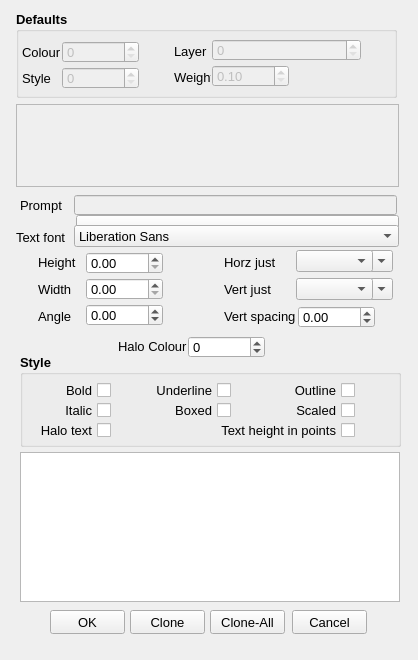
<?xml version="1.0" encoding="UTF-8"?>
<ui version="4.0">
 <class>TextVerify_Dialog</class>
 <widget class="QDialog" name="TextVerify_Dialog">
  <property name="enabled">
   <bool>true</bool>
  </property>
  <property name="geometry">
   <rect>
    <x>0</x>
    <y>0</y>
    <width>418</width>
    <height>660</height>
   </rect>
  </property>
  <property name="minimumSize">
   <size>
    <width>418</width>
    <height>660</height>
   </size>
  </property>
  <property name="maximumSize">
   <size>
    <width>418</width>
    <height>660</height>
   </size>
  </property>
  <property name="windowTitle">
   <string>Text verify</string>
  </property>
  <widget class="QGroupBox" name="groupBox">
   <property name="geometry">
    <rect>
     <x>16</x>
     <y>11</y>
     <width>381</width>
     <height>87</height>
    </rect>
   </property>
   <property name="font">
    <font>
     <family>Arial</family>
     <pointsize>10</pointsize>
     <weight>75</weight>
     <bold>true</bold>
    </font>
   </property>
   <property name="title">
    <string>Defaults</string>
   </property>
   <widget class="QPushButton" name="_1002">
    <property name="enabled">
     <bool>false</bool>
    </property>
    <property name="geometry">
     <rect>
      <x>124</x>
      <y>55</y>
      <width>24</width>
      <height>24</height>
     </rect>
    </property>
    <property name="toolTip">
     <string>Select Style</string>
    </property>
    <property name="statusTip">
     <string/>
    </property>
    <property name="text">
     <string/>
    </property>
    <property name="icon">
     <iconset resource="../RealCAD.qrc">
      <normaloff>:/images/PROPERTIES-styles.svg</normaloff>:/images/PROPERTIES-styles.svg</iconset>
    </property>
    <property name="iconSize">
     <size>
      <width>20</width>
      <height>20</height>
     </size>
    </property>
    <property name="autoDefault">
     <bool>false</bool>
    </property>
    <property name="flat">
     <bool>true</bool>
    </property>
   </widget>
   <widget class="QLabel" name="label_103">
    <property name="geometry">
     <rect>
      <x>158</x>
      <y>56</y>
      <width>37</width>
      <height>20</height>
     </rect>
    </property>
    <property name="font">
     <font>
      <family>Arial</family>
      <pointsize>10</pointsize>
      <weight>50</weight>
      <bold>false</bold>
     </font>
    </property>
    <property name="text">
     <string>Weight</string>
    </property>
   </widget>
   <widget class="QPushButton" name="_1001">
    <property name="enabled">
     <bool>false</bool>
    </property>
    <property name="geometry">
     <rect>
      <x>346</x>
      <y>28</y>
      <width>24</width>
      <height>24</height>
     </rect>
    </property>
    <property name="toolTip">
     <string>Select Layer</string>
    </property>
    <property name="statusTip">
     <string/>
    </property>
    <property name="text">
     <string/>
    </property>
    <property name="icon">
     <iconset resource="../RealCAD.qrc">
      <normaloff>:/images/PROPERTIES-layers.svg</normaloff>:/images/PROPERTIES-layers.svg</iconset>
    </property>
    <property name="iconSize">
     <size>
      <width>20</width>
      <height>20</height>
     </size>
    </property>
    <property name="flat">
     <bool>true</bool>
    </property>
   </widget>
   <widget class="QSpinBox" name="_102">
    <property name="enabled">
     <bool>false</bool>
    </property>
    <property name="geometry">
     <rect>
      <x>46</x>
      <y>56</y>
      <width>77</width>
      <height>22</height>
     </rect>
    </property>
    <property name="font">
     <font>
      <family>Arial</family>
      <pointsize>10</pointsize>
      <weight>50</weight>
      <bold>false</bold>
     </font>
    </property>
    <property name="maximum">
     <number>255</number>
    </property>
   </widget>
   <widget class="QLabel" name="label_100">
    <property name="geometry">
     <rect>
      <x>6</x>
      <y>31</y>
      <width>39</width>
      <height>20</height>
     </rect>
    </property>
    <property name="font">
     <font>
      <family>Arial</family>
      <pointsize>10</pointsize>
      <weight>50</weight>
      <bold>false</bold>
     </font>
    </property>
    <property name="text">
     <string>Colour</string>
    </property>
   </widget>
   <widget class="QLabel" name="label_102">
    <property name="geometry">
     <rect>
      <x>6</x>
      <y>57</y>
      <width>39</width>
      <height>20</height>
     </rect>
    </property>
    <property name="font">
     <font>
      <family>Arial</family>
      <pointsize>10</pointsize>
      <weight>50</weight>
      <bold>false</bold>
     </font>
    </property>
    <property name="text">
     <string>Style</string>
    </property>
   </widget>
   <widget class="QPushButton" name="_1000">
    <property name="enabled">
     <bool>false</bool>
    </property>
    <property name="geometry">
     <rect>
      <x>124</x>
      <y>29</y>
      <width>24</width>
      <height>24</height>
     </rect>
    </property>
    <property name="toolTip">
     <string>Select Colour</string>
    </property>
    <property name="text">
     <string/>
    </property>
    <property name="icon">
     <iconset resource="../RealCAD.qrc">
      <normaloff>:/images/PROPERTIES-colours.svg</normaloff>:/images/PROPERTIES-colours.svg</iconset>
    </property>
    <property name="iconSize">
     <size>
      <width>20</width>
      <height>20</height>
     </size>
    </property>
    <property name="autoDefault">
     <bool>false</bool>
    </property>
    <property name="flat">
     <bool>true</bool>
    </property>
   </widget>
   <widget class="QSpinBox" name="_100">
    <property name="enabled">
     <bool>false</bool>
    </property>
    <property name="geometry">
     <rect>
      <x>46</x>
      <y>30</y>
      <width>77</width>
      <height>22</height>
     </rect>
    </property>
    <property name="font">
     <font>
      <family>Arial</family>
      <pointsize>10</pointsize>
      <weight>50</weight>
      <bold>false</bold>
     </font>
    </property>
    <property name="specialValueText">
     <string/>
    </property>
    <property name="maximum">
     <number>255</number>
    </property>
   </widget>
   <widget class="WeightSpinBox" name="_103">
    <property name="enabled">
     <bool>false</bool>
    </property>
    <property name="geometry">
     <rect>
      <x>196</x>
      <y>54</y>
      <width>77</width>
      <height>22</height>
     </rect>
    </property>
    <property name="font">
     <font>
      <family>Arial</family>
      <pointsize>10</pointsize>
      <weight>50</weight>
      <bold>false</bold>
     </font>
    </property>
    <property name="specialValueText">
     <string/>
    </property>
    <property name="minimum">
     <double>0.100000000000000</double>
    </property>
    <property name="maximum">
     <double>3.000000000000000</double>
    </property>
    <property name="singleStep">
     <double>0.100000000000000</double>
    </property>
   </widget>
   <widget class="LayerSpinBox" name="_101">
    <property name="enabled">
     <bool>false</bool>
    </property>
    <property name="geometry">
     <rect>
      <x>196</x>
      <y>28</y>
      <width>149</width>
      <height>22</height>
     </rect>
    </property>
    <property name="font">
     <font>
      <family>Arial</family>
      <pointsize>10</pointsize>
      <weight>50</weight>
      <bold>false</bold>
     </font>
    </property>
    <property name="suffix">
     <string/>
    </property>
    <property name="maximum">
     <number>2049</number>
    </property>
   </widget>
   <widget class="QPushButton" name="_1003">
    <property name="enabled">
     <bool>false</bool>
    </property>
    <property name="geometry">
     <rect>
      <x>274</x>
      <y>54</y>
      <width>24</width>
      <height>24</height>
     </rect>
    </property>
    <property name="toolTip">
     <string>Select Weight</string>
    </property>
    <property name="statusTip">
     <string/>
    </property>
    <property name="text">
     <string/>
    </property>
    <property name="icon">
     <iconset resource="../RealCAD.qrc">
      <normaloff>:/images/PROPERTIES-weights.svg</normaloff>:/images/PROPERTIES-weights.svg</iconset>
    </property>
    <property name="iconSize">
     <size>
      <width>20</width>
      <height>20</height>
     </size>
    </property>
    <property name="flat">
     <bool>true</bool>
    </property>
   </widget>
   <widget class="QLabel" name="label_101">
    <property name="geometry">
     <rect>
      <x>158</x>
      <y>30</y>
      <width>33</width>
      <height>20</height>
     </rect>
    </property>
    <property name="font">
     <font>
      <family>Arial</family>
      <pointsize>10</pointsize>
      <weight>50</weight>
      <bold>false</bold>
     </font>
    </property>
    <property name="text">
     <string>Layer</string>
    </property>
   </widget>
  </widget>
  <widget class="QTextEdit" name="_104">
   <property name="enabled">
    <bool>false</bool>
   </property>
   <property name="geometry">
    <rect>
     <x>16</x>
     <y>104</y>
     <width>383</width>
     <height>83</height>
    </rect>
   </property>
   <property name="font">
    <font>
     <family>Arial</family>
     <pointsize>10</pointsize>
    </font>
   </property>
   <property name="lineWrapMode">
    <enum>QTextEdit::NoWrap</enum>
   </property>
   <property name="readOnly">
    <bool>false</bool>
   </property>
   <property name="acceptRichText">
    <bool>true</bool>
   </property>
  </widget>
  <widget class="QLabel" name="label_119">
   <property name="enabled">
    <bool>true</bool>
   </property>
   <property name="geometry">
    <rect>
     <x>20</x>
     <y>195</y>
     <width>57</width>
     <height>20</height>
    </rect>
   </property>
   <property name="font">
    <font>
     <family>Arial</family>
     <pointsize>10</pointsize>
    </font>
   </property>
   <property name="text">
    <string>Prompt</string>
   </property>
  </widget>
  <widget class="QLineEdit" name="_119">
   <property name="enabled">
    <bool>false</bool>
   </property>
   <property name="geometry">
    <rect>
     <x>74</x>
     <y>195</y>
     <width>323</width>
     <height>20</height>
    </rect>
   </property>
   <property name="font">
    <font>
     <family>Arial</family>
     <pointsize>10</pointsize>
    </font>
   </property>
   <property name="readOnly">
    <bool>false</bool>
   </property>
  </widget>
  <widget class="QComboBox" name="_109">
   <property name="geometry">
    <rect>
     <x>296</x>
     <y>250</y>
     <width>77</width>
     <height>22</height>
    </rect>
   </property>
   <property name="font">
    <font>
     <family>Arial</family>
     <pointsize>10</pointsize>
    </font>
   </property>
  </widget>
  <widget class="RCDoubleSpinBox" name="_108">
   <property name="geometry">
    <rect>
     <x>86</x>
     <y>304</y>
     <width>77</width>
     <height>22</height>
    </rect>
   </property>
   <property name="font">
    <font>
     <family>Arial</family>
     <pointsize>10</pointsize>
    </font>
   </property>
   <property name="wrapping">
    <bool>true</bool>
   </property>
   <property name="specialValueText">
    <string>*Varies*</string>
   </property>
   <property name="accelerated">
    <bool>true</bool>
   </property>
   <property name="minimum">
    <double>-360.000000000000000</double>
   </property>
   <property name="maximum">
    <double>360.000000000000000</double>
   </property>
  </widget>
  <widget class="QLabel" name="label_10">
   <property name="geometry">
    <rect>
     <x>224</x>
     <y>279</y>
     <width>61</width>
     <height>20</height>
    </rect>
   </property>
   <property name="font">
    <font>
     <family>Arial</family>
     <pointsize>10</pointsize>
    </font>
   </property>
   <property name="text">
    <string>Vert just</string>
   </property>
  </widget>
  <widget class="QLabel" name="label_12">
   <property name="geometry">
    <rect>
     <x>224</x>
     <y>252</y>
     <width>61</width>
     <height>20</height>
    </rect>
   </property>
   <property name="font">
    <font>
     <family>Arial</family>
     <pointsize>10</pointsize>
    </font>
   </property>
   <property name="text">
    <string>Horz just</string>
   </property>
  </widget>
  <widget class="RCDoubleSpinBox" name="_106">
   <property name="geometry">
    <rect>
     <x>86</x>
     <y>252</y>
     <width>77</width>
     <height>22</height>
    </rect>
   </property>
   <property name="font">
    <font>
     <family>Arial</family>
     <pointsize>10</pointsize>
    </font>
   </property>
   <property name="specialValueText">
    <string/>
   </property>
   <property name="accelerated">
    <bool>true</bool>
   </property>
   <property name="maximum">
    <double>100000000.000000000000000</double>
   </property>
  </widget>
  <widget class="QLabel" name="label_11">
   <property name="geometry">
    <rect>
     <x>224</x>
     <y>306</y>
     <width>71</width>
     <height>20</height>
    </rect>
   </property>
   <property name="font">
    <font>
     <family>Arial</family>
     <pointsize>10</pointsize>
    </font>
   </property>
   <property name="text">
    <string>Vert spacing</string>
   </property>
  </widget>
  <widget class="QLabel" name="label_8">
   <property name="geometry">
    <rect>
     <x>38</x>
     <y>279</y>
     <width>43</width>
     <height>20</height>
    </rect>
   </property>
   <property name="font">
    <font>
     <family>Arial</family>
     <pointsize>10</pointsize>
    </font>
   </property>
   <property name="text">
    <string>Width</string>
   </property>
  </widget>
  <widget class="QLabel" name="label_6">
   <property name="geometry">
    <rect>
     <x>16</x>
     <y>227</y>
     <width>61</width>
     <height>20</height>
    </rect>
   </property>
   <property name="font">
    <font>
     <family>Arial</family>
     <pointsize>10</pointsize>
    </font>
   </property>
   <property name="text">
    <string>Text font</string>
   </property>
  </widget>
  <widget class="QLabel" name="label_9">
   <property name="geometry">
    <rect>
     <x>38</x>
     <y>306</y>
     <width>43</width>
     <height>20</height>
    </rect>
   </property>
   <property name="font">
    <font>
     <family>Arial</family>
     <pointsize>10</pointsize>
    </font>
   </property>
   <property name="text">
    <string>Angle</string>
   </property>
  </widget>
  <widget class="QLabel" name="label_7">
   <property name="geometry">
    <rect>
     <x>38</x>
     <y>252</y>
     <width>43</width>
     <height>20</height>
    </rect>
   </property>
   <property name="font">
    <font>
     <family>Arial</family>
     <pointsize>10</pointsize>
    </font>
   </property>
   <property name="text">
    <string>Height</string>
   </property>
  </widget>
  <widget class="QDoubleSpinBox" name="_111">
   <property name="geometry">
    <rect>
     <x>298</x>
     <y>306</y>
     <width>77</width>
     <height>22</height>
    </rect>
   </property>
   <property name="font">
    <font>
     <family>Arial</family>
     <pointsize>10</pointsize>
    </font>
   </property>
   <property name="specialValueText">
    <string/>
   </property>
   <property name="minimum">
    <double>-100000000.000000000000000</double>
   </property>
   <property name="maximum">
    <double>10000.000000000000000</double>
   </property>
   <property name="singleStep">
    <double>0.100000000000000</double>
   </property>
  </widget>
  <widget class="RCDoubleSpinBox" name="_107">
   <property name="geometry">
    <rect>
     <x>86</x>
     <y>278</y>
     <width>77</width>
     <height>22</height>
    </rect>
   </property>
   <property name="font">
    <font>
     <family>Arial</family>
     <pointsize>10</pointsize>
    </font>
   </property>
   <property name="wrapping">
    <bool>false</bool>
   </property>
   <property name="specialValueText">
    <string/>
   </property>
   <property name="minimum">
    <double>0.000000000000000</double>
   </property>
   <property name="maximum">
    <double>100000000.000000000000000</double>
   </property>
   <property name="singleStep">
    <double>0.100000000000000</double>
   </property>
  </widget>
  <widget class="QComboBox" name="_110">
   <property name="geometry">
    <rect>
     <x>296</x>
     <y>278</y>
     <width>77</width>
     <height>22</height>
    </rect>
   </property>
   <property name="font">
    <font>
     <family>Arial</family>
     <pointsize>10</pointsize>
    </font>
   </property>
  </widget>
  <widget class="QFontComboBox" name="_105">
   <property name="geometry">
    <rect>
     <x>74</x>
     <y>225</y>
     <width>325</width>
     <height>22</height>
    </rect>
   </property>
   <property name="font">
    <font>
     <family>Arial</family>
     <pointsize>10</pointsize>
     <weight>50</weight>
     <bold>false</bold>
    </font>
   </property>
   <property name="editable">
    <bool>false</bool>
   </property>
   <property name="maxVisibleItems">
    <number>20</number>
   </property>
   <property name="currentFont">
    <font>
     <family>Arial</family>
     <pointsize>10</pointsize>
    </font>
   </property>
  </widget>
  <widget class="QGroupBox" name="groupBox_2">
   <property name="geometry">
    <rect>
     <x>20</x>
     <y>354</y>
     <width>381</width>
     <height>93</height>
    </rect>
   </property>
   <property name="font">
    <font>
     <family>Arial</family>
     <pointsize>10</pointsize>
     <weight>75</weight>
     <bold>true</bold>
    </font>
   </property>
   <property name="title">
    <string>Style</string>
   </property>
   <widget class="QCheckBox" name="_112">
    <property name="enabled">
     <bool>true</bool>
    </property>
    <property name="geometry">
     <rect>
      <x>20</x>
      <y>26</y>
      <width>71</width>
      <height>20</height>
     </rect>
    </property>
    <property name="font">
     <font>
      <family>Arial</family>
      <pointsize>10</pointsize>
      <weight>50</weight>
      <bold>false</bold>
     </font>
    </property>
    <property name="layoutDirection">
     <enum>Qt::RightToLeft</enum>
    </property>
    <property name="autoFillBackground">
     <bool>false</bool>
    </property>
    <property name="text">
     <string>Bold</string>
    </property>
    <property name="checkable">
     <bool>true</bool>
    </property>
    <property name="checked">
     <bool>false</bool>
    </property>
    <property name="tristate">
     <bool>false</bool>
    </property>
   </widget>
   <widget class="QCheckBox" name="_114">
    <property name="enabled">
     <bool>true</bool>
    </property>
    <property name="geometry">
     <rect>
      <x>20</x>
      <y>46</y>
      <width>71</width>
      <height>20</height>
     </rect>
    </property>
    <property name="font">
     <font>
      <family>Arial</family>
      <pointsize>10</pointsize>
      <weight>50</weight>
      <bold>false</bold>
     </font>
    </property>
    <property name="layoutDirection">
     <enum>Qt::RightToLeft</enum>
    </property>
    <property name="autoFillBackground">
     <bool>false</bool>
    </property>
    <property name="text">
     <string>Italic</string>
    </property>
    <property name="checkable">
     <bool>true</bool>
    </property>
    <property name="checked">
     <bool>false</bool>
    </property>
    <property name="tristate">
     <bool>false</bool>
    </property>
   </widget>
   <widget class="QCheckBox" name="_122">
    <property name="enabled">
     <bool>true</bool>
    </property>
    <property name="geometry">
     <rect>
      <x>20</x>
      <y>66</y>
      <width>71</width>
      <height>20</height>
     </rect>
    </property>
    <property name="font">
     <font>
      <family>Arial</family>
      <pointsize>10</pointsize>
      <weight>50</weight>
      <bold>false</bold>
     </font>
    </property>
    <property name="layoutDirection">
     <enum>Qt::RightToLeft</enum>
    </property>
    <property name="autoFillBackground">
     <bool>false</bool>
    </property>
    <property name="text">
     <string>Halo text</string>
    </property>
    <property name="checkable">
     <bool>true</bool>
    </property>
    <property name="checked">
     <bool>false</bool>
    </property>
    <property name="tristate">
     <bool>false</bool>
    </property>
   </widget>
   <widget class="QCheckBox" name="_113">
    <property name="enabled">
     <bool>true</bool>
    </property>
    <property name="geometry">
     <rect>
      <x>130</x>
      <y>26</y>
      <width>81</width>
      <height>20</height>
     </rect>
    </property>
    <property name="font">
     <font>
      <family>Arial</family>
      <pointsize>10</pointsize>
      <weight>50</weight>
      <bold>false</bold>
     </font>
    </property>
    <property name="layoutDirection">
     <enum>Qt::RightToLeft</enum>
    </property>
    <property name="autoFillBackground">
     <bool>false</bool>
    </property>
    <property name="text">
     <string>Underline</string>
    </property>
    <property name="checkable">
     <bool>true</bool>
    </property>
    <property name="checked">
     <bool>false</bool>
    </property>
    <property name="tristate">
     <bool>false</bool>
    </property>
   </widget>
   <widget class="QCheckBox" name="_115">
    <property name="enabled">
     <bool>true</bool>
    </property>
    <property name="geometry">
     <rect>
      <x>140</x>
      <y>46</y>
      <width>71</width>
      <height>20</height>
     </rect>
    </property>
    <property name="font">
     <font>
      <family>Arial</family>
      <pointsize>10</pointsize>
      <weight>50</weight>
      <bold>false</bold>
     </font>
    </property>
    <property name="layoutDirection">
     <enum>Qt::RightToLeft</enum>
    </property>
    <property name="autoFillBackground">
     <bool>false</bool>
    </property>
    <property name="text">
     <string>Boxed</string>
    </property>
    <property name="checkable">
     <bool>true</bool>
    </property>
    <property name="checked">
     <bool>false</bool>
    </property>
    <property name="tristate">
     <bool>false</bool>
    </property>
   </widget>
   <widget class="QCheckBox" name="_116">
    <property name="enabled">
     <bool>true</bool>
    </property>
    <property name="geometry">
     <rect>
      <x>264</x>
      <y>26</y>
      <width>71</width>
      <height>20</height>
     </rect>
    </property>
    <property name="font">
     <font>
      <family>Arial</family>
      <pointsize>10</pointsize>
      <weight>50</weight>
      <bold>false</bold>
     </font>
    </property>
    <property name="layoutDirection">
     <enum>Qt::RightToLeft</enum>
    </property>
    <property name="autoFillBackground">
     <bool>false</bool>
    </property>
    <property name="text">
     <string>Outline</string>
    </property>
    <property name="checkable">
     <bool>true</bool>
    </property>
    <property name="checked">
     <bool>false</bool>
    </property>
    <property name="tristate">
     <bool>false</bool>
    </property>
   </widget>
   <widget class="QCheckBox" name="_120">
    <property name="enabled">
     <bool>true</bool>
    </property>
    <property name="geometry">
     <rect>
      <x>264</x>
      <y>46</y>
      <width>71</width>
      <height>20</height>
     </rect>
    </property>
    <property name="font">
     <font>
      <family>Arial</family>
      <pointsize>10</pointsize>
      <weight>50</weight>
      <bold>false</bold>
     </font>
    </property>
    <property name="layoutDirection">
     <enum>Qt::RightToLeft</enum>
    </property>
    <property name="autoFillBackground">
     <bool>false</bool>
    </property>
    <property name="text">
     <string>Scaled</string>
    </property>
    <property name="checkable">
     <bool>true</bool>
    </property>
    <property name="checked">
     <bool>false</bool>
    </property>
    <property name="tristate">
     <bool>false</bool>
    </property>
   </widget>
   <widget class="QCheckBox" name="_123">
    <property name="enabled">
     <bool>true</bool>
    </property>
    <property name="geometry">
     <rect>
      <x>194</x>
      <y>66</y>
      <width>141</width>
      <height>20</height>
     </rect>
    </property>
    <property name="font">
     <font>
      <family>Arial</family>
      <pointsize>10</pointsize>
      <weight>50</weight>
      <bold>false</bold>
     </font>
    </property>
    <property name="layoutDirection">
     <enum>Qt::RightToLeft</enum>
    </property>
    <property name="text">
     <string>Text height in points</string>
    </property>
    <property name="checkable">
     <bool>true</bool>
    </property>
    <property name="checked">
     <bool>false</bool>
    </property>
    <property name="tristate">
     <bool>false</bool>
    </property>
   </widget>
  </widget>
  <widget class="QLabel" name="label_14">
   <property name="geometry">
    <rect>
     <x>118</x>
     <y>336</y>
     <width>69</width>
     <height>20</height>
    </rect>
   </property>
   <property name="font">
    <font>
     <family>Arial</family>
     <pointsize>10</pointsize>
    </font>
   </property>
   <property name="text">
    <string>Halo Colour</string>
   </property>
  </widget>
  <widget class="QPushButton" name="_1004">
   <property name="geometry">
    <rect>
     <x>266</x>
     <y>335</y>
     <width>24</width>
     <height>24</height>
    </rect>
   </property>
   <property name="mouseTracking">
    <bool>false</bool>
   </property>
   <property name="toolTip">
    <string>Select Colour</string>
   </property>
   <property name="text">
    <string/>
   </property>
   <property name="icon">
    <iconset resource="../RealCAD.qrc">
     <normaloff>:/images/PROPERTIES-colours.svg</normaloff>:/images/PROPERTIES-colours.svg</iconset>
   </property>
   <property name="iconSize">
    <size>
     <width>20</width>
     <height>20</height>
    </size>
   </property>
   <property name="autoDefault">
    <bool>false</bool>
   </property>
   <property name="flat">
    <bool>true</bool>
   </property>
  </widget>
  <widget class="QSpinBox" name="_121">
   <property name="geometry">
    <rect>
     <x>188</x>
     <y>336</y>
     <width>77</width>
     <height>22</height>
    </rect>
   </property>
   <property name="font">
    <font>
     <family>Arial</family>
     <pointsize>10</pointsize>
    </font>
   </property>
   <property name="wrapping">
    <bool>true</bool>
   </property>
   <property name="specialValueText">
    <string/>
   </property>
   <property name="accelerated">
    <bool>true</bool>
   </property>
   <property name="maximum">
    <number>255</number>
   </property>
  </widget>
  <widget class="QGraphicsView" name="_124">
   <property name="geometry">
    <rect>
     <x>20</x>
     <y>452</y>
     <width>380</width>
     <height>150</height>
    </rect>
   </property>
   <property name="verticalScrollBarPolicy">
    <enum>Qt::ScrollBarAlwaysOff</enum>
   </property>
   <property name="horizontalScrollBarPolicy">
    <enum>Qt::ScrollBarAlwaysOff</enum>
   </property>
   <property name="interactive">
    <bool>false</bool>
   </property>
   <property name="sceneRect">
    <rectf>
     <x>0.000000000000000</x>
     <y>0.000000000000000</y>
     <width>380.000000000000000</width>
     <height>150.000000000000000</height>
    </rectf>
   </property>
   <property name="resizeAnchor">
    <enum>QGraphicsView::NoAnchor</enum>
   </property>
  </widget>
  <widget class="QPushButton" name="_1">
   <property name="geometry">
    <rect>
     <x>50</x>
     <y>610</y>
     <width>75</width>
     <height>24</height>
    </rect>
   </property>
   <property name="font">
    <font>
     <family>Arial</family>
     <pointsize>10</pointsize>
    </font>
   </property>
   <property name="text">
    <string>OK</string>
   </property>
  </widget>
  <widget class="QPushButton" name="_118">
   <property name="enabled">
    <bool>true</bool>
   </property>
   <property name="geometry">
    <rect>
     <x>210</x>
     <y>610</y>
     <width>75</width>
     <height>24</height>
    </rect>
   </property>
   <property name="font">
    <font>
     <family>Arial</family>
     <pointsize>10</pointsize>
    </font>
   </property>
   <property name="text">
    <string>Clone-All</string>
   </property>
  </widget>
  <widget class="QPushButton" name="_2">
   <property name="enabled">
    <bool>true</bool>
   </property>
   <property name="geometry">
    <rect>
     <x>292</x>
     <y>610</y>
     <width>75</width>
     <height>24</height>
    </rect>
   </property>
   <property name="font">
    <font>
     <family>Arial</family>
     <pointsize>10</pointsize>
    </font>
   </property>
   <property name="text">
    <string>Cancel</string>
   </property>
  </widget>
  <widget class="QPushButton" name="_117">
   <property name="enabled">
    <bool>true</bool>
   </property>
   <property name="geometry">
    <rect>
     <x>130</x>
     <y>610</y>
     <width>75</width>
     <height>24</height>
    </rect>
   </property>
   <property name="font">
    <font>
     <family>Arial</family>
     <pointsize>10</pointsize>
    </font>
   </property>
   <property name="text">
    <string>Clone</string>
   </property>
  </widget>
  <widget class="QComboBox" name="_1005">
   <property name="geometry">
    <rect>
     <x>76</x>
     <y>215</y>
     <width>323</width>
     <height>26</height>
    </rect>
   </property>
   <property name="font">
    <font>
     <family>Arial</family>
     <pointsize>10</pointsize>
    </font>
   </property>
  </widget>
  <widget class="QComboBox" name="_1009">
   <property name="geometry">
    <rect>
     <x>316</x>
     <y>250</y>
     <width>77</width>
     <height>22</height>
    </rect>
   </property>
   <property name="font">
    <font>
     <family>Lucida Grande</family>
     <pointsize>10</pointsize>
    </font>
   </property>
  </widget>
  <widget class="QComboBox" name="_1010">
   <property name="geometry">
    <rect>
     <x>316</x>
     <y>278</y>
     <width>77</width>
     <height>22</height>
    </rect>
   </property>
   <property name="font">
    <font>
     <family>Lucida Grande</family>
     <pointsize>10</pointsize>
    </font>
   </property>
  </widget>
  <zorder>_1010</zorder>
  <zorder>_1009</zorder>
  <zorder>_1005</zorder>
  <zorder>groupBox</zorder>
  <zorder>_104</zorder>
  <zorder>label_119</zorder>
  <zorder>_119</zorder>
  <zorder>_109</zorder>
  <zorder>_108</zorder>
  <zorder>label_10</zorder>
  <zorder>label_12</zorder>
  <zorder>_106</zorder>
  <zorder>label_11</zorder>
  <zorder>label_8</zorder>
  <zorder>label_6</zorder>
  <zorder>label_9</zorder>
  <zorder>label_7</zorder>
  <zorder>_111</zorder>
  <zorder>_107</zorder>
  <zorder>_110</zorder>
  <zorder>_105</zorder>
  <zorder>groupBox_2</zorder>
  <zorder>label_14</zorder>
  <zorder>_1004</zorder>
  <zorder>_121</zorder>
  <zorder>_124</zorder>
  <zorder>_1</zorder>
  <zorder>_118</zorder>
  <zorder>_2</zorder>
  <zorder>_117</zorder>
 </widget>
 <customwidgets>
  <customwidget>
   <class>RCDoubleSpinBox</class>
   <extends>QDoubleSpinBox</extends>
   <header>../RealCADQt/source/rcdoublespinbox.h</header>
  </customwidget>
  <customwidget>
   <class>WeightSpinBox</class>
   <extends>QDoubleSpinBox</extends>
   <header>../RealCADQt/source/weightspinbox.h</header>
  </customwidget>
  <customwidget>
   <class>LayerSpinBox</class>
   <extends>QSpinBox</extends>
   <header>../RealCADQt/source/layerspinbox.h</header>
  </customwidget>
 </customwidgets>
 <tabstops>
  <tabstop>_104</tabstop>
  <tabstop>_119</tabstop>
  <tabstop>_100</tabstop>
  <tabstop>_1000</tabstop>
  <tabstop>_102</tabstop>
  <tabstop>_1002</tabstop>
  <tabstop>_101</tabstop>
  <tabstop>_1001</tabstop>
  <tabstop>_103</tabstop>
  <tabstop>_1003</tabstop>
  <tabstop>_1005</tabstop>
  <tabstop>_105</tabstop>
  <tabstop>_106</tabstop>
  <tabstop>_107</tabstop>
  <tabstop>_108</tabstop>
  <tabstop>_109</tabstop>
  <tabstop>_110</tabstop>
  <tabstop>_111</tabstop>
  <tabstop>_121</tabstop>
  <tabstop>_1004</tabstop>
  <tabstop>_1009</tabstop>
  <tabstop>_112</tabstop>
  <tabstop>_124</tabstop>
  <tabstop>_114</tabstop>
  <tabstop>_122</tabstop>
  <tabstop>_113</tabstop>
  <tabstop>_115</tabstop>
  <tabstop>_116</tabstop>
  <tabstop>_120</tabstop>
  <tabstop>_123</tabstop>
  <tabstop>_1</tabstop>
  <tabstop>_117</tabstop>
  <tabstop>_118</tabstop>
  <tabstop>_2</tabstop>
  <tabstop>_1010</tabstop>
 </tabstops>
 <resources>
  <include location="../RealCAD.qrc"/>
 </resources>
 <connections/>
</ui>
